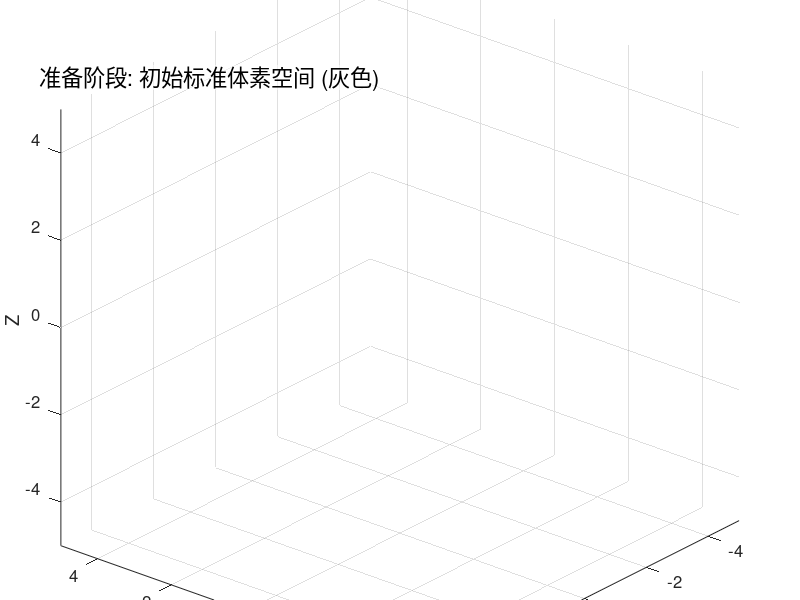

Write the MATLAB code that produced this figure. (Note: this script raises an error after producing the figure.)
% -------------------------------------------------------------------------
% 线性变换的体素史诗
% -------------------------------------------------------------------------

% --- 1. 设定 ---
clc; clear; close all;

D = diag([2, 0.5, -1.5]);
[V, ~] = qr(randn(3)); 
V_inv = V';
A = V * D * V_inv;
I = eye(3); 

x = [1.5; 1; 2]; % 待变换的向量

fprintf('--- 变换设定 ---\n');
fprintf('复杂变换矩阵 A:\n'); disp(A);
fprintf('自然坐标轴 (特征向量) V:\n'); disp(V);
fprintf('动画准备就绪。这是一个无限循环动画。\n');
fprintf('请关闭图形窗口或在命令窗口按 Ctrl+C 来终止程序。\n');
pause(1);

% --- 2. 颜色与几何的关键帧 ---
color_I = [0.7, 0.7, 0.7]; 
color_A = [0.4, 0.9, 0.4]; 
color_V = [0.9, 0.9, 0.4]; 

T1_Identity = I;
T2_A_Warped = A;
T3_Eigen_Aligned = V;

% 向量x的路径关键帧
x1_start = x;
x2_midpoint = A * x;
x3_endpoint = x; 

% --- 3. 搭建舞台 ---
fig = figure('Name', '向量与空间的同步演化史诗', 'Position', [50, 50, 1200, 900], 'Color', 'w');
ax = axes('Parent', fig, 'Position', [0.05 0.05 0.9 0.85]);
hold(ax, 'on'); grid(ax, 'on'); axis(ax, 'equal');
start_azimuth = 220;
start_elevation = 25;
view(ax, [start_azimuth, start_elevation]);
axis_limit = 5;
axis(ax, [-1 1 -1 1 -1 1] * axis_limit);
set(ax, 'FontSize', 12, 'CameraViewAngle', 7);
xlabel(ax, 'X'); ylabel(ax, 'Y'); zlabel(ax, 'Z');

% 静态标题
h_textbox = annotation('textbox', [0.05, 0.85, 0.4, 0.1], ...
    'String', '准备阶段: 初始标准体素空间 (灰色)', ...
    'FontSize', 16, 'EdgeColor', 'none', 'BackgroundColor', 'w', 'FaceAlpha', 0.5);

% --- 4. 定义并绘制初始体素网格 ---
grid_range = -4:2:4;
[X_base, Y_base, Z_base] = meshgrid(grid_range);
num_voxels = numel(X_base);
unit_cube_corners = [0 0 0; 1 0 0; 1 1 0; 0 1 0; 0 0 1; 1 0 1; 1 1 1; 0 1 1]'-0.5;
faces = [1 2 6 5; 2 3 7 6; 3 4 8 7; 4 1 5 8; 1 4 3 2; 5 8 7 6];
initial_voxel_vertices = zeros(3, 8, num_voxels);
for i = 1:num_voxels
    offset = [X_base(i); Y_base(i); Z_base(i)];
    initial_voxel_vertices(:,:,i) = unit_cube_corners*2 + offset;
end

% --- 5. 绘制会动的“主角” ---
% 初始化动态体素网格
h_patches_active = create_grid(ax, initial_voxel_vertices, color_I, 0.2);

% 初始化动态基向量
h_basis_i = quiver3(ax, 0,0,0, I(1,1), I(2,1), I(3,1), 0, 'r', 'LineWidth', 4, 'MaxHeadSize', 0.5);
h_basis_j = quiver3(ax, 0,0,0, I(1,2), I(2,2), I(3,2), 0, 'g', 'LineWidth', 4, 'MaxHeadSize', 0.5);
h_basis_k = quiver3(ax, 0,0,0, I(1,3), I(2,3), I(3,3), 0, 'b', 'LineWidth', 4, 'MaxHeadSize', 0.5);

% 初始化动态向量x及其轨迹
h_vector_active = quiver3(ax, 0,0,0, x(1), x(2), x(3), 0, 'm', 'LineWidth', 4, 'MaxHeadSize', 0.3);
h_trajectory = plot3(ax, x(1), x(2), x(3), 'm--', 'LineWidth', 2.5);
path_data = []; % 轨迹点将在循环中生成

drawnow;
pause(2);

% --- 6. 动画开始 (无限循环) ---
num_steps_per_act = 150;
total_step_counter = 0;

while ishandle(fig)
    
    path_data = x; % 每个循环重置轨迹
    set(h_trajectory, 'XData', path_data(1,:), 'YData', path_data(2,:), 'ZData', path_data(3,:));

    % --- 创建并冻结标准基(I)的幽灵 ---
    h_patches_ghost_I = create_grid(ax, initial_voxel_vertices, color_I*0.95, 0.05, '--');
    
    % --- 第一幕: I (灰色) -> A (绿色) ---
    for step = 1:num_steps_per_act
        if ~ishandle(fig), return; end
        s = step / num_steps_per_act;
        T_current = (1-s)*T1_Identity + s*T2_A_Warped;
        color_current = (1-s)*color_I + s*color_A;
        set(h_textbox, 'String', sprintf('第一幕: 标准空间 -> A扭曲空间 (%.0f%%)', s*100));
        
        x_current = (1-s)*x1_start + s*x2_midpoint;
        
        update_all_visuals(h_patches_active, {h_basis_i, h_basis_j, h_basis_k}, h_vector_active, h_trajectory, ...
                           T_current, color_current, initial_voxel_vertices, x_current, path_data);
        path_data = [path_data, x_current];
        
        total_step_counter = total_step_counter + 1;
        view(ax, start_azimuth + total_step_counter*0.1, start_elevation);
        drawnow limitrate;
    end
    delete(h_patches_ghost_I); % 删除灰色幽灵
    pause(1);

    % --- 创建并冻结A基的幽灵 (体素和向量) ---
    final_vertices_A = T2_A_Warped * reshape(initial_voxel_vertices, 3, []);
    h_patches_ghost_A = create_grid(ax, final_vertices_A, color_A, 0.05, '--');
    h_vector_ghost_A = quiver3(ax, 0,0,0, x2_midpoint(1), x2_midpoint(2), x2_midpoint(3), 0, 'Color', color_A, 'LineWidth', 2, 'LineStyle', '--');
    pause(1.5);

    % --- 第二幕: A (绿色) -> V (黄色) ---
    for step = 1:num_steps_per_act
        if ~ishandle(fig), return; end
        s = step / num_steps_per_act;
        T_current = (1-s)*T2_A_Warped + s*T3_Eigen_Aligned;
        color_current = (1-s)*color_A + s*color_V;
        set(h_textbox, 'String', sprintf('第二幕: 扭曲空间 -> 对齐至特征基 (%.0f%%)', s*100));
        
        x_current = (1-s)*x2_midpoint + s*x3_endpoint;

        update_all_visuals(h_patches_active, {h_basis_i, h_basis_j, h_basis_k}, h_vector_active, h_trajectory, ...
                           T_current, color_current, initial_voxel_vertices, x_current, path_data);
        path_data = [path_data, x_current];
        
        total_step_counter = total_step_counter + 1;
        view(ax, start_azimuth + total_step_counter*0.1, start_elevation);
        drawnow limitrate;
    end
    delete(h_patches_ghost_A); delete(h_vector_ghost_A); % 删除绿色幽灵
    pause(1.5);
    
    % --- 第三幕: 重置 V (黄色) -> I (灰色) ---
    set(h_textbox, 'String', '重置循环...');
    for step = 1:num_steps_per_act
        if ~ishandle(fig), return; end
        s = step / num_steps_per_act;
        T_current = (1-s)*T3_Eigen_Aligned + s*T1_Identity;
        color_current = (1-s)*color_V + s*color_I;

        update_all_visuals(h_patches_active, {h_basis_i, h_basis_j, h_basis_k}, h_vector_active, h_trajectory, ...
                           T_current, color_current, initial_voxel_vertices, x, path_data); % 向量x保持不动
        
        total_step_counter = total_step_counter + 1;
        view(ax, start_azimuth + total_step_counter*0.1, start_elevation);
        drawnow limitrate;
    end
    pause(1);
end

% -------------------------------------------------------------------------
% --- 本地函数定义 ---
% -------------------------------------------------------------------------

% 创建一个网格并返回句柄
function h_patches = create_grid(ax, vertices, color, face_alpha, edge_style)
    if nargin < 5, edge_style = '-'; end
    if nargin < 4, face_alpha = 0.1; end
    
    num_v = size(vertices, 3);
    h_patches = gobjects(num_v, 1);
    faces = [1 2 6 5; 2 3 7 6; 3 4 8 7; 4 1 5 8; 1 4 3 2; 5 8 7 6];
    
    for i = 1:num_v
        % *** 此处是修正点: EdgeLineStyle -> LineStyle ***
        h_patches(i) = patch(ax, 'Vertices', vertices(:,:,i)', 'Faces', faces, ...
                                 'FaceColor', color, 'EdgeColor', 'k', 'LineStyle', edge_style, ...
                                 'FaceAlpha', face_alpha, 'LineWidth', 0.5);
    end
end

% 统一更新所有动态视觉元素
function update_all_visuals(h_patches, h_basis, h_vector, h_traj, T, color, initial_verts, x_vec, path)
    % 1. 更新体素网格
    current_all_verts = T * reshape(initial_verts, 3, []);
    verts_reshaped = permute(reshape(current_all_verts, 3, 8, []), [2, 1, 3]);
    for idx = 1:length(h_patches)
        set(h_patches(idx), 'Vertices', verts_reshaped(:,:,idx), 'FaceColor', color);
    end
    % 2. 更新基向量
    set(h_basis{1}, 'UData', T(1,1), 'VData', T(2,1), 'WData', T(3,1));
    set(h_basis{2}, 'UData', T(1,2), 'VData', T(2,2), 'WData', T(3,2));
    set(h_basis{3}, 'UData', T(1,3), 'VData', T(2,3), 'WData', T(3,3));
    % 3. 更新向量x和轨迹
    set(h_vector, 'UData', x_vec(1), 'VData', x_vec(2), 'WData', x_vec(3));
    set(h_traj, 'XData', path(1,:), 'YData', path(2,:), 'ZData', path(3,:));
end